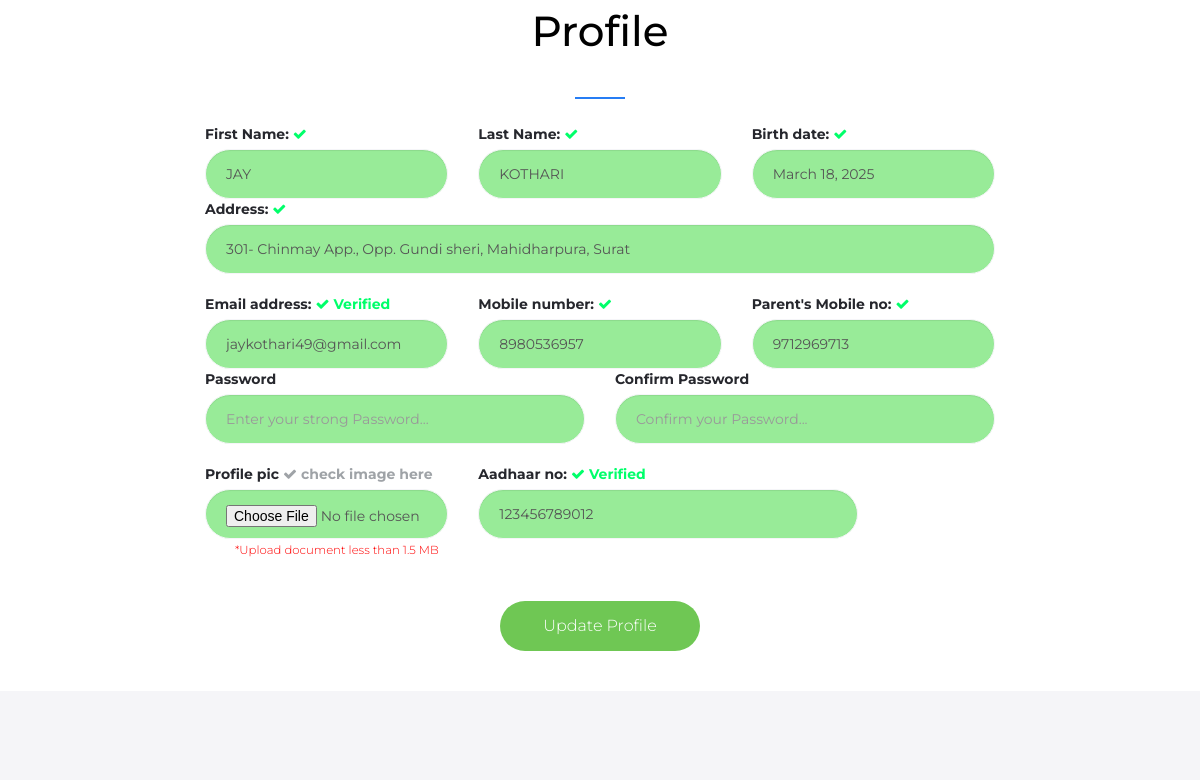
The app's page /profile/ (signed in, middle part), older data.
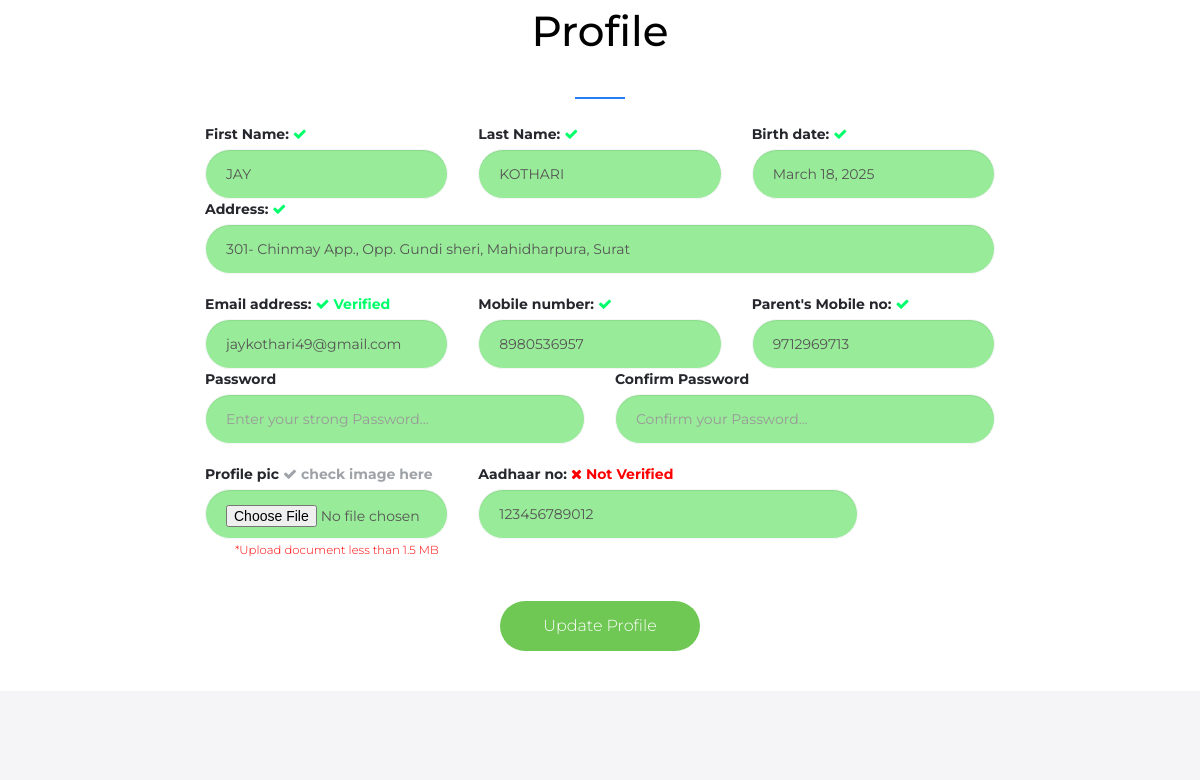
The same page, newer data.
### student/views.py (the view, shortened to what this page needs)
# urls.py: path('profile/', views.profile, name='profile'),
def profile(request):
    try:
        student = Student.objects.get(email=request.session['email'])
        return render(request, 'student/profile.html', {'student':student})
    except:
        return render(request, 'student/login.html', {'msg':'Please login first!!'})

### student/templates/student/profile.html (shortened to what the changed rows need)
{% extends 'student/student-header.html' %}
{% load static %}
{% block content %}
<div class="row mt-50">
    <div class="col-md-8 col-md-offset-2">
        <h2 class="text-center heading-separator" style="color: black;">Profile</h2>
        <form action="{% url 'profile' %}" method="POST" class="form" enctype="multipart/form-data">
            <br>
            <br>
            <div class="row">
              <div class="col-sm-6 center">
                  <div class="form-group">
                    <label for="name">Aadhaar no:
                        {% if student.aadhar_verified %}
                         <span style="color: rgb(0, 255, 106);"> <i class="fa fa-check"></i> Verified </span>
                        {% else %}
                        <span style="color: red;"> <i class="fa fa-times"></i> Not Verified </span>
                        {% endif %}
                    </label>
                  </div>
              </div>
          </div><br>
        </form>
    </div>
</div>
{% endblock %}

Row changes from the older to the newer data that the page shows:
changed Student "JAY": aadhar_verified True → False (drawn)
Text that changed along with them:
text no longer shown: "Verified"
text now shown: "Not Verified"
